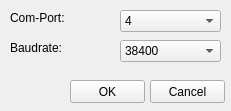
<?xml version="1.0" encoding="UTF-8"?>
<ui version="4.0">
 <class>FormSerialPortSettings</class>
 <widget class="QWidget" name="FormSerialPortSettings">
  <property name="windowModality">
   <enum>Qt::ApplicationModal</enum>
  </property>
  <property name="geometry">
   <rect>
    <x>0</x>
    <y>0</y>
    <width>231</width>
    <height>111</height>
   </rect>
  </property>
  <property name="windowTitle">
   <string>Serial Port Settings</string>
  </property>
  <property name="windowIcon">
   <iconset resource="tripod_lamp_gui.qrc">
    <normaloff>:/Tripod_Lamp_GUI/Icons/cog.png</normaloff>:/Tripod_Lamp_GUI/Icons/cog.png</iconset>
  </property>
  <widget class="QPushButton" name="pushButtonOK">
   <property name="geometry">
    <rect>
     <x>70</x>
     <y>80</y>
     <width>75</width>
     <height>23</height>
    </rect>
   </property>
   <property name="text">
    <string>OK</string>
   </property>
  </widget>
  <widget class="QPushButton" name="pushButtonCancel">
   <property name="geometry">
    <rect>
     <x>150</x>
     <y>80</y>
     <width>75</width>
     <height>23</height>
    </rect>
   </property>
   <property name="text">
    <string>Cancel</string>
   </property>
  </widget>
  <widget class="QLabel" name="label">
   <property name="geometry">
    <rect>
     <x>10</x>
     <y>10</y>
     <width>61</width>
     <height>16</height>
    </rect>
   </property>
   <property name="text">
    <string>Com-Port:</string>
   </property>
  </widget>
  <widget class="QLabel" name="label_2">
   <property name="geometry">
    <rect>
     <x>10</x>
     <y>40</y>
     <width>61</width>
     <height>16</height>
    </rect>
   </property>
   <property name="text">
    <string>Baudrate:</string>
   </property>
  </widget>
  <widget class="QComboBox" name="comboBoxPort">
   <property name="geometry">
    <rect>
     <x>120</x>
     <y>10</y>
     <width>101</width>
     <height>22</height>
    </rect>
   </property>
   <property name="currentIndex">
    <number>3</number>
   </property>
   <item>
    <property name="text">
     <string>1</string>
    </property>
   </item>
   <item>
    <property name="text">
     <string>2</string>
    </property>
   </item>
   <item>
    <property name="text">
     <string>3</string>
    </property>
   </item>
   <item>
    <property name="text">
     <string>4</string>
    </property>
   </item>
   <item>
    <property name="text">
     <string>5</string>
    </property>
   </item>
   <item>
    <property name="text">
     <string>6</string>
    </property>
   </item>
   <item>
    <property name="text">
     <string>7</string>
    </property>
   </item>
   <item>
    <property name="text">
     <string>8</string>
    </property>
   </item>
   <item>
    <property name="text">
     <string>9</string>
    </property>
   </item>
  </widget>
  <widget class="QComboBox" name="comboBoxBaud">
   <property name="geometry">
    <rect>
     <x>120</x>
     <y>40</y>
     <width>101</width>
     <height>22</height>
    </rect>
   </property>
   <property name="editable">
    <bool>false</bool>
   </property>
   <property name="currentIndex">
    <number>6</number>
   </property>
   <item>
    <property name="text">
     <string>2400</string>
    </property>
   </item>
   <item>
    <property name="text">
     <string>4800</string>
    </property>
   </item>
   <item>
    <property name="text">
     <string>9600</string>
    </property>
   </item>
   <item>
    <property name="text">
     <string>14400</string>
    </property>
   </item>
   <item>
    <property name="text">
     <string>19200</string>
    </property>
   </item>
   <item>
    <property name="text">
     <string>28800</string>
    </property>
   </item>
   <item>
    <property name="text">
     <string>38400</string>
    </property>
   </item>
   <item>
    <property name="text">
     <string>57600</string>
    </property>
   </item>
   <item>
    <property name="text">
     <string>115200</string>
    </property>
   </item>
  </widget>
 </widget>
 <resources>
  <include location="tripod_lamp_gui.qrc"/>
 </resources>
 <connections/>
</ui>
